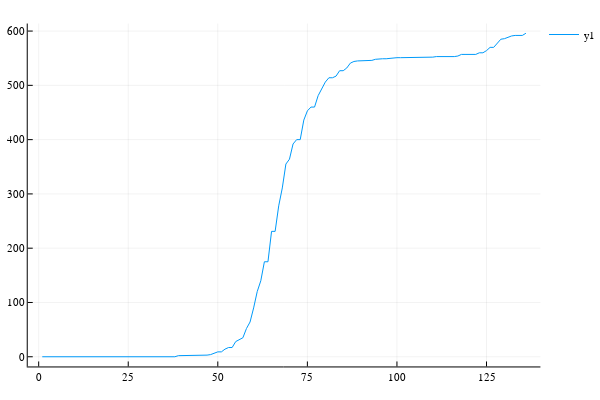

Notebook source saved alongside this figure:
### Code cell
plot(y)

### Figure 1 — Plotly figure (JSON) as saved in the notebook; plotly's stock layout.template omitted (floating-point values rounded to 4 significant figures; data arrays with more than 128 entries replaced by an {"elided": "..."} marker saying what was removed)
{"data": [{"colorbar": {"title": ""}, "legendgroup": "y1", "line": {"color": "rgba(0, 154, 250, 1.000)", "dash": "solid", "shape": "linear", "width": 1}, "mode": "lines", "name": "y1", "showlegend": true, "type": "scatter", "x": {"elided": "136 int values"}, "xaxis": "x1", "y": {"elided": "136 int values"}, "yaxis": "y1", "zmax": null, "zmin": null}], "layout": {"annotations": [], "height": 400, "legend": {"bgcolor": "rgba(255, 255, 255, 1.000)", "bordercolor": "rgba(0, 0, 0, 1.000)", "font": {"color": "rgba(0, 0, 0, 1.000)", "family": "sans-serif", "size": 11}, "tracegroupgap": 0, "x": 1, "y": 1}, "margin": {"b": 20, "l": 0, "r": 0, "t": 20}, "paper_bgcolor": "rgba(255, 255, 255, 1.000)", "plot_bgcolor": "rgba(255, 255, 255, 1.000)", "showlegend": true, "width": 600, "xaxis": {"anchor": "y1", "domain": [0.05101, 0.9934], "gridcolor": "rgba(0, 0, 0, 0.100)", "gridwidth": 0.5, "linecolor": "rgba(0, 0, 0, 1.000)", "mirror": false, "range": [-3.05, 140.1], "showgrid": true, "showline": true, "showticklabels": true, "tickangle": 0, "tickcolor": "rgb(0, 0, 0)", "tickfont": {"color": "rgba(0, 0, 0, 1.000)", "family": "sans-serif", "size": 11}, "tickmode": "array", "ticks": "inside", "ticktext": ["0", "25", "50", "75", "100", "125"], "tickvals": [0, 25, 50, 75, 100, 125], "title": "", "titlefont": {"color": "rgba(0, 0, 0, 1.000)", "family": "sans-serif", "size": 15}, "type": "-", "visible": true, "zeroline": false, "zerolinecolor": "rgba(0, 0, 0, 1.000)"}, "yaxis": {"anchor": "x1", "domain": [0.03762, 0.9902], "gridcolor": "rgba(0, 0, 0, 0.100)", "gridwidth": 0.5, "linecolor": "rgba(0, 0, 0, 1.000)", "mirror": false, "range": [-17.88, 613.9], "showgrid": true, "showline": true, "showticklabels": true, "tickangle": 0, "tickcolor": "rgb(0, 0, 0)", "tickfont": {"color": "rgba(0, 0, 0, 1.000)", "family": "sans-serif", "size": 11}, "tickmode": "array", "ticks": "inside", "ticktext": ["0", "100", "200", "300", "400", "500", "600"], "tickvals": [0, 100, 200, 300, 400, 500, 600], "title": "", "titlefont": {"color": "rgba(0, 0, 0, 1.000)", "family": "sans-serif", "size": 15}, "type": "-", "visible": true, "zeroline": false, "zerolinecolor": "rgba(0, 0, 0, 1.000)"}}}
